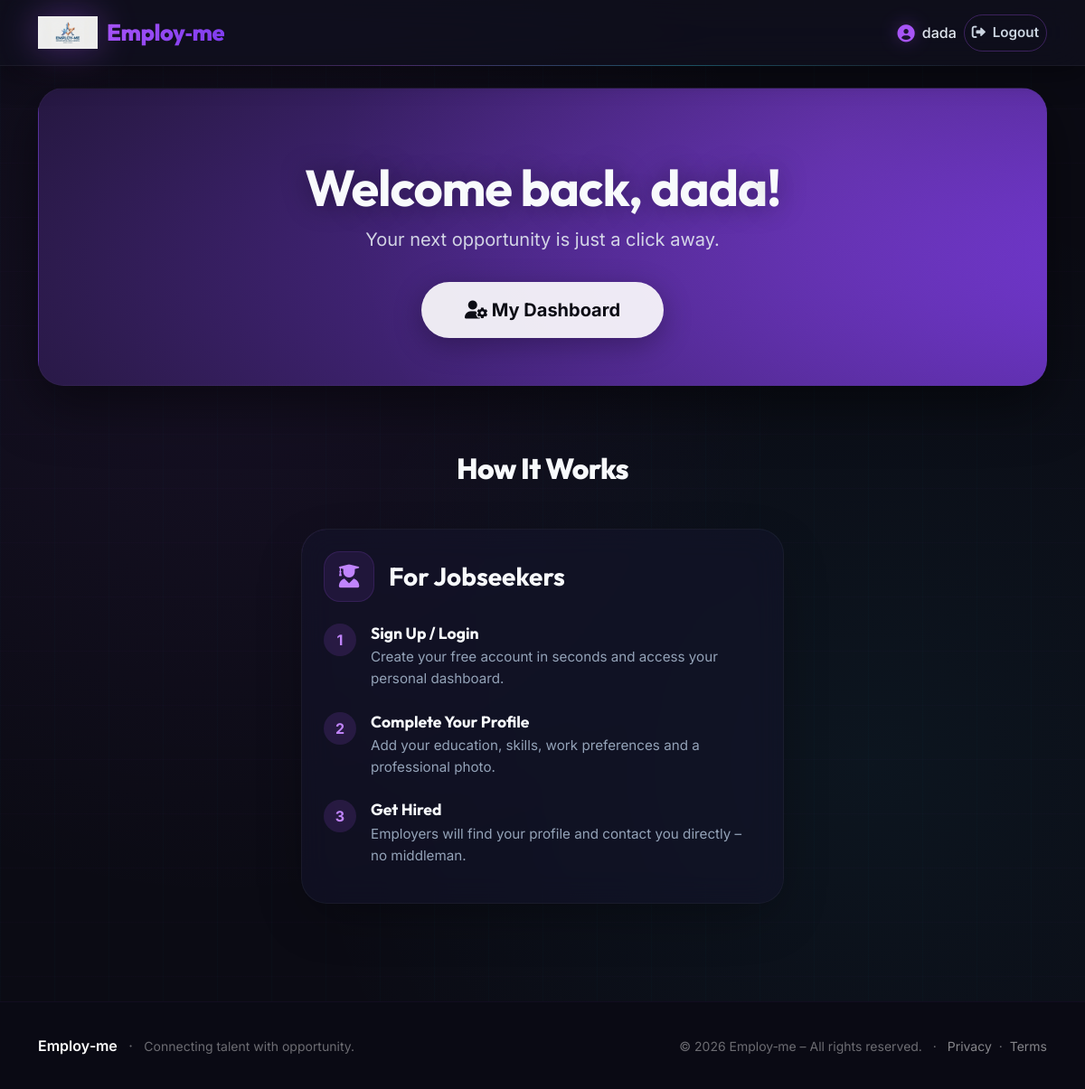
Page / (signed in) on the earlier database version.
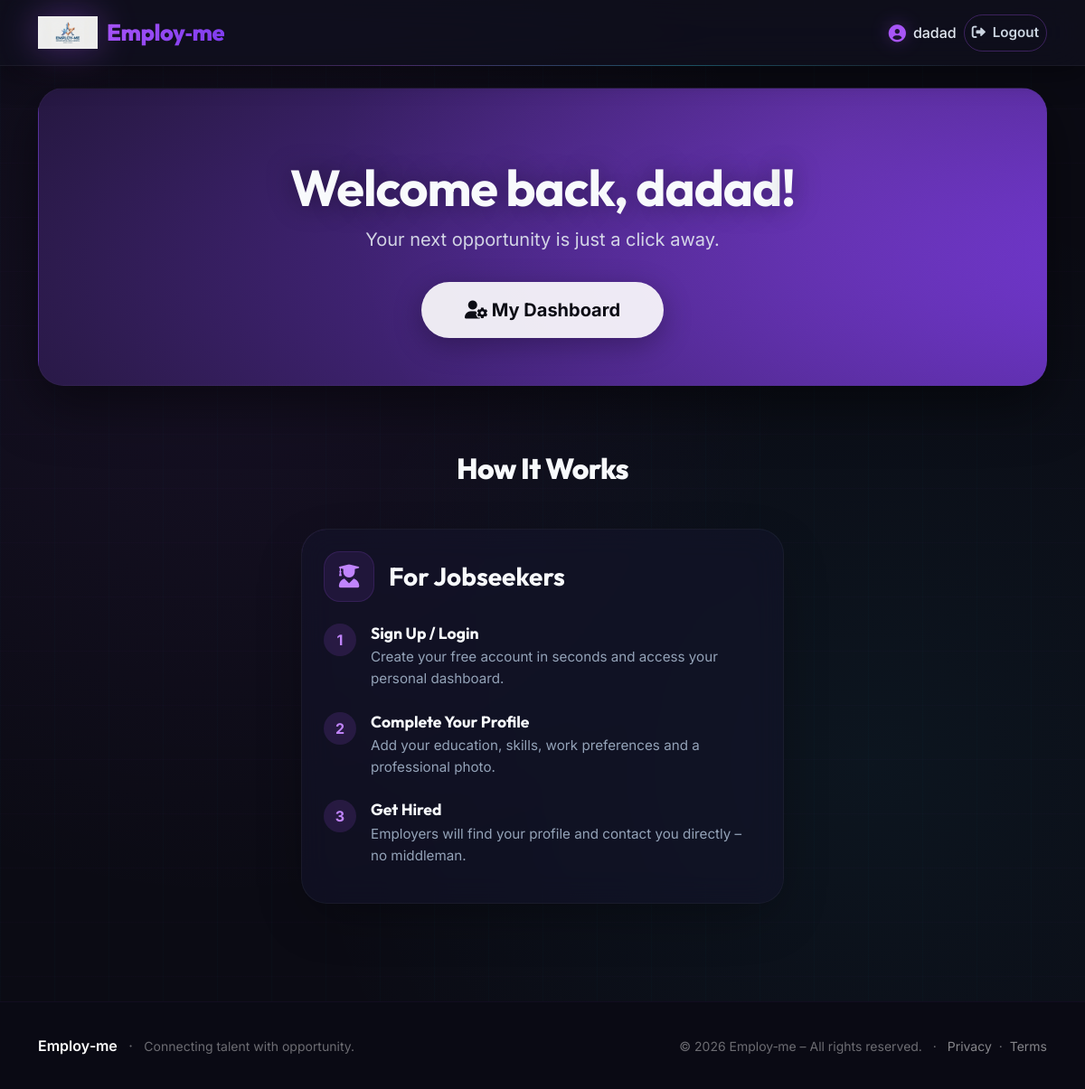
Same page on the later database version.
### models.py (models this page shows)
class User(UserMixin, db.Model):
    id = db.Column(db.Integer, primary_key=True)
    email = db.Column(db.String(120), unique=True, nullable=False)
    password_hash = db.Column(db.String(128), nullable=False)
    role = db.Column(db.String(20), nullable=False)  # 'jobseeker' or 'employer'
    name = db.Column(db.String(100), nullable=False)  # kept for simple display
    created_at = db.Column(db.DateTime, default=datetime.utcnow)
    profile = db.relationship('JobSeekerProfile', backref='user', uselist=False)

### app.py (the view)
@app.route('/')
def index():
    return render_template('index.html')

### app.py (called while the page is built)
@login_manager.user_loader
def load_user(user_id):
    return User.query.get(int(user_id))

### templates/index.html (shortened to what the changed rows need)
{% extends "base.html" %}
{% block content %}
    {% if current_user.is_authenticated %}
        <div class="dashboard-hero {% if current_user.role == 'jobseeker' %}jobseeker{% else %}employer{% endif %}">
            <div class="container text-center py-3">
                <h1 class="display-4 fw-bold">Welcome back, {{ current_user.name }}!</h1>
                {% if current_user.role == 'jobseeker' %}
                    <p class="lead">Your next opportunity is just a click away.</p>
                    <a href="{{ url_for('jobseeker_dashboard') }}" class="btn btn-white btn-lg px-5 py-3 mt-3">
                        <i class="fas fa-user-cog"></i> My Dashboard
                    </a>
                {% else %}
                    <p class="lead">Discover top talent ready to work.</p>
                    <a href="{{ url_for('hire_dashboard') }}" class="btn btn-white btn-lg px-5 py-3 mt-3">
                        <i class="fas fa-search"></i> Find Candidates
                    </a>
                {% endif %}
            </div>
        </div>
    {% endif %}
    <section id="how-it-works" class="py-5 mt-4">
        <div class="container">
            <h2 class="text-center mb-5" style="font-family: var(--font-display); font-weight: 800; color: #F8FAFC; letter-spacing: -0.02em;">
                How It <span class="gradient-text">Works</span>
            </h2>
        </div>
    </section>
{% endblock %}

### templates/base.html (shortened to what this page needs)
<!DOCTYPE html>
<html lang="en">
<head>
    <link href="https://cdn.jsdelivr.net/npm/bootstrap@5.3.0-alpha1/dist/css/bootstrap.min.css" rel="stylesheet" />
    <link rel="stylesheet" href="https://cdnjs.cloudflare.com/ajax/libs/font-awesome/6.0.0/css/all.min.css" />
</head>
<body>
    <nav class="navbar navbar-expand-lg navbar-custom sticky-top">
        <div class="container">
            <a class="navbar-brand" href="{{ url_for('index') }}">
                <img src="{{ url_for('static', filename='images/logo.png') }}" alt="Employ-me logo" />
                <span>Employ‑me</span>
            </a>
            <div class="collapse navbar-collapse" id="navbarNav">
                <ul class="navbar-nav ms-auto align-items-lg-center gap-1 gap-lg-2">
                    {% if current_user.is_authenticated %}
                        <li class="nav-item">
                            <span class="navbar-text">
                                <i class="fas fa-user-circle"></i>
                                {{ current_user.name }}
                            </span>
                        </li>
                        <li class="nav-item">
                            <a class="nav-link btn-outline-custom" href="{{ url_for('logout') }}">
                                <i class="fas fa-sign-out-alt me-1"></i> Logout
                            </a>
                        </li>
                    {% endif %}
                </ul>
            </div>
        </div>
    </nav>
    <main>
        <div class="container my-4">
            {% block content %}{% endblock %}
        </div>
    </main>
    <footer class="footer-custom">
        <div class="container">
            <div class="row align-items-center">
                <div class="col-md-6 text-center text-md-start">
                    <span class="fw-semibold text-white">Employ‑me</span>
                    <span class="mx-2">·</span>
                    <span class="small">Connecting talent with opportunity.</span>
                </div>
                <div class="col-md-6 text-center text-md-end small">
                    &copy; 2026 Employ‑me – All rights reserved.
                    <span class="mx-2">·</span>
                    <a href="#" class="text-white-50">Privacy</a>
                    <span class="mx-1">·</span>
                    <a href="#" class="text-white-50">Terms</a>
                </div>
            </div>
        </div>
    </footer>
</body>
</html>

Differences in the rows shown:
changed User: name "dada" → "dadad"
